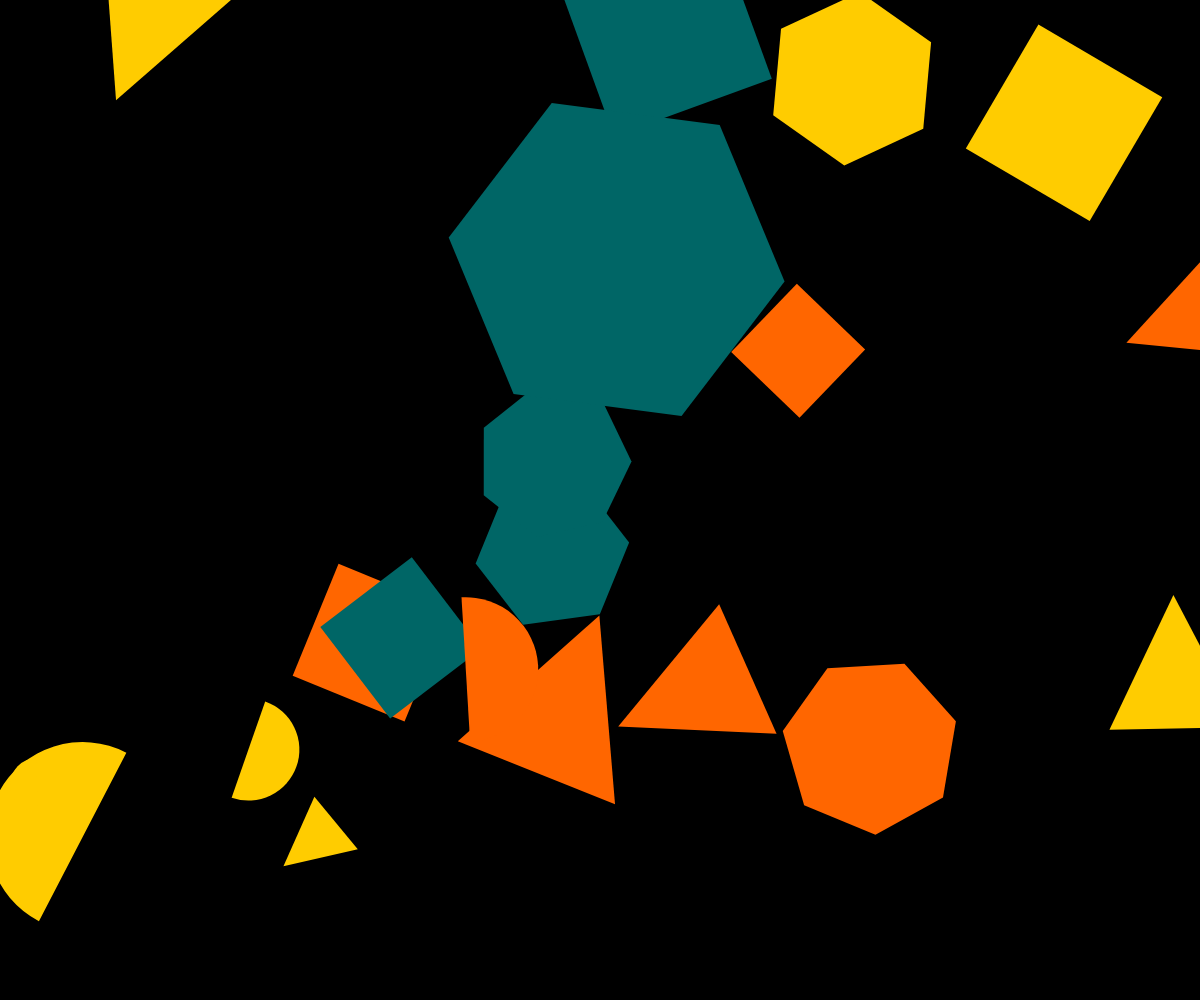
Frame 1 (no input)
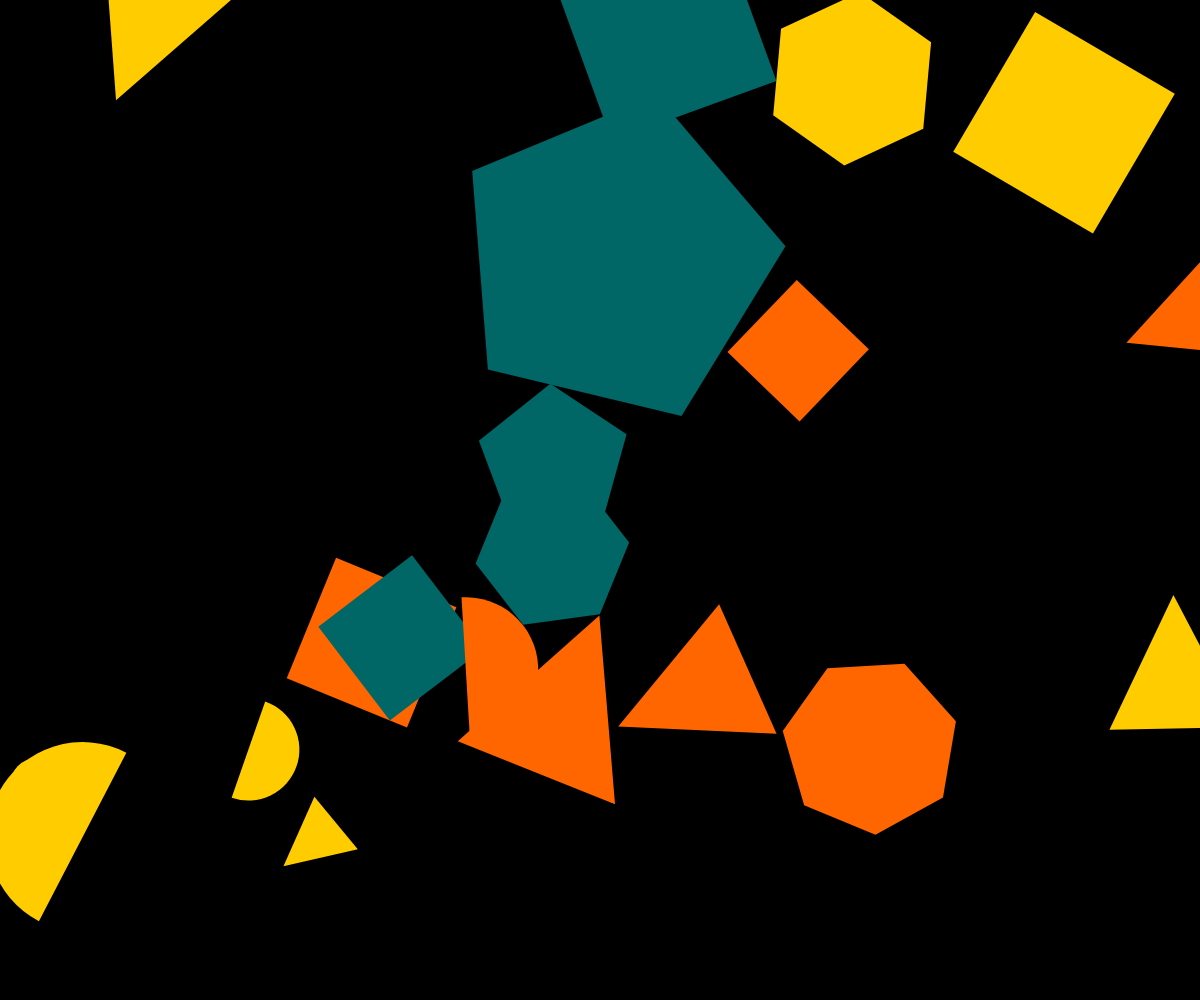
Frame 60 (no input)
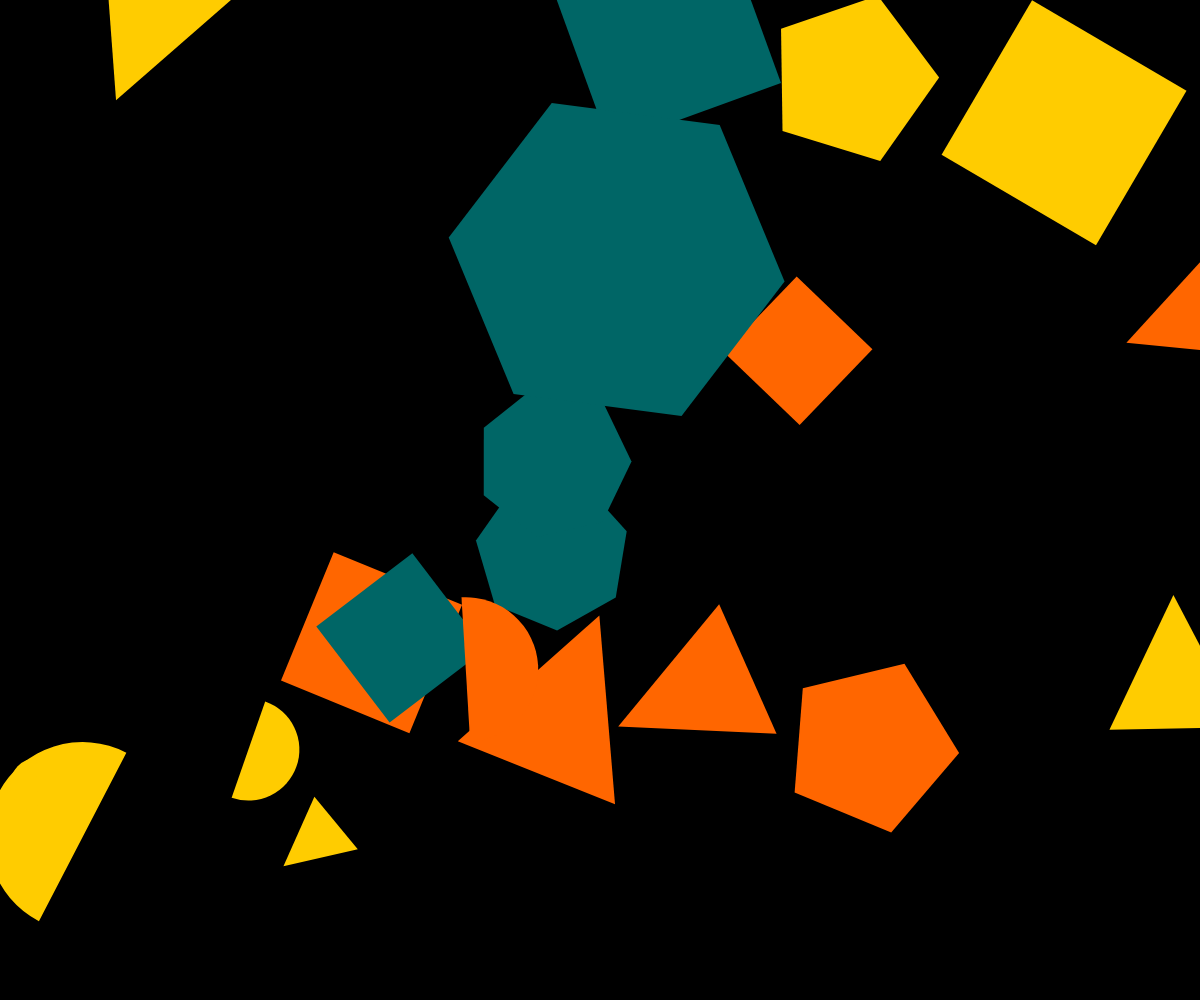
Frame 120 (the mouse pressed at the canvas centre since frame 60)

The p5.js sketch that drew these frames (run headless with seeded random() and noise() and a simulated clock; from frame 60 on, the mouse is pressed at the canvas centre):

// p5.js sketch
// ── sketch.js
let shapes = [];
let rot = 0;
let scl = 1;

function setup() {
  createCanvas(windowWidth, windowHeight);
  colorMode(RGB);
  
  // Create a set of large geometric shapes with the specified palette
  for (let i = 0; i < 20; i++) {
    shapes.push({
      type: random(['rect', 'triangle', 'arc', 'polygon']),
      x: random(width),
      y: random(height),
      size: random(50, 200),
      rotation: random(TWO_PI),
      color: random([
        color(255, 204, 0),   // mustard yellow
        color(255, 102, 0),   // burnt orange
        color(0, 102, 102)    // deep teal
      ]),
      speed: random(0.001, 0.005),
      pulse: random(0.5, 1.5)
    });
  }
}

function draw() {
  background(0);
  
  // Apply global transformations based on mouse drag
  translate(width / 2, height / 2);
  rotate(rot);
  scale(scl);
  translate(-width / 2, -height / 2);

  // Draw and animate shapes
  for (let shape of shapes) {
    push();
    translate(shape.x, shape.y);
    rotate(shape.rotation);
    
    fill(shape.color);
    noStroke();
    
    switch (shape.type) {
      case 'rect':
        rectMode(CENTER);
        let rectSize = shape.size * (1 + sin(frameCount * shape.speed) * 0.3 * shape.pulse);
        rect(0, 0, rectSize, rectSize);
        break;
        
      case 'triangle':
        triangle(
          0, -shape.size/2,
          -shape.size/2, shape.size/2,
          shape.size/2, shape.size/2
        );
        break;
        
      case 'arc':
        arc(0, 0, shape.size, shape.size, 0, PI);
        break;
        
      case 'polygon':
        let sides = 5 + floor(random(3));
        beginShape();
        for (let i = 0; i < sides; i++) {
          let angle = map(i, 0, sides, 0, TWO_PI);
          let px = cos(angle) * shape.size;
          let py = sin(angle) * shape.size;
          vertex(px, py);
        }
        endShape(CLOSE);
        break;
    }
    
    pop();
  }
}

function mouseDragged() {
  // Rotate and scale the entire composition based on mouse movement
  rot += (mouseX - pmouseX) * 0.01;
  scl += (mouseY - pmouseY) * 0.001;
  scl = constrain(scl, 0.5, 2);
}

function windowResized() {
  resizeCanvas(windowWidth, windowHeight);
}
